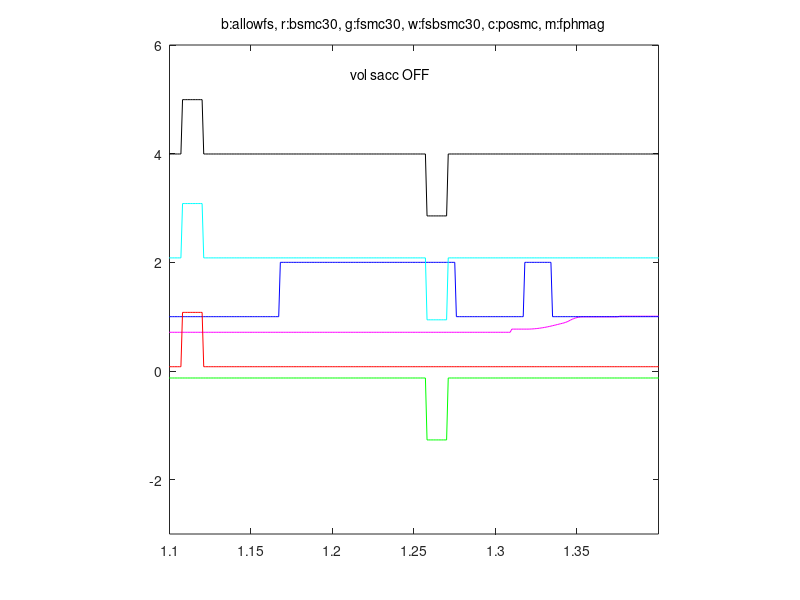

Source code (MATLAB):
function fig = which_is_made2()% This is the machine-generated representation of a Handle Graphics object% and its children.  Note that handle values may change when these objects% are re-created. This may cause problems with any callbacks written to% depend on the value of the handle at the time the object was saved.%% To reopen this object, just type the name of the M-file at the MATLAB% prompt. The M-file and its associated MAT-file must be on your path.load which_is_made2h0 = figure('Position',[59 97 560 420], ...	'Tag','hotWind');h1 = axes('Parent',h0, ...	'Box','on', ...	'CameraUpVector',[0 1 0], ...	'ColorOrder',mat0, ...	'NextPlot','add', ...	'XLim',[1.1 1.4], ...	'XLimMode','manual', ...	'YLim',[-3 6], ...	'YLimMode','manual', ...	'ZLim',[-1 1], ...	'ZLimMode','manual', ...	'DefaulttextUnits','data');h2 = line('Parent',h1, ...	'Color',[1 0 1], ...	'XData',mat1, ...	'YData',mat2);h2 = line('Parent',h1, ...	'Color',[0 0 1], ...	'XData',mat3, ...	'YData',mat4);h2 = text('Parent',h1, ...	'HandleVisibility','off', ...	'HorizontalAlignment','center', ...	'Position',mat5, ...	'VerticalAlignment','cap');set(get(h2,'Parent'),'XLabel',h2);h2 = text('Parent',h1, ...	'HandleVisibility','off', ...	'HorizontalAlignment','center', ...	'Position',mat6, ...	'Rotation',90, ...	'VerticalAlignment','baseline');set(get(h2,'Parent'),'YLabel',h2);h2 = text('Parent',h1, ...	'HandleVisibility','off', ...	'HorizontalAlignment','right', ...	'Position',mat7, ...	'Visible','off');set(get(h2,'Parent'),'ZLabel',h2);h2 = text('Parent',h1, ...	'HandleVisibility','off', ...	'HorizontalAlignment','center', ...	'Position',mat8, ...	'String','b:allowfs, r:bsmc30, g:fsmc30, w:fsbsmc30, c:posmc, m:fphmag', ...	'VerticalAlignment','bottom');set(get(h2,'Parent'),'Title',h2);h2 = line('Parent',h1, ...	'Color',[0 1 1], ...	'XData',mat9, ...	'YData',mat10);h2 = line('Parent',h1, ...	'XData',mat11, ...	'YData',mat12);h2 = line('Parent',h1, ...	'Color',[1 0 0], ...	'XData',mat13, ...	'YData',mat14);h2 = line('Parent',h1, ...	'Color',[0 1 0], ...	'XData',mat15, ...	'YData',mat16);h2 = text('Parent',h1, ...	'Position',[1.211290322580645 5.368421052631581 0], ...	'String','vol sacc OFF', ...	'VerticalAlignment','baseline');if nargout > 0, fig = h0; end